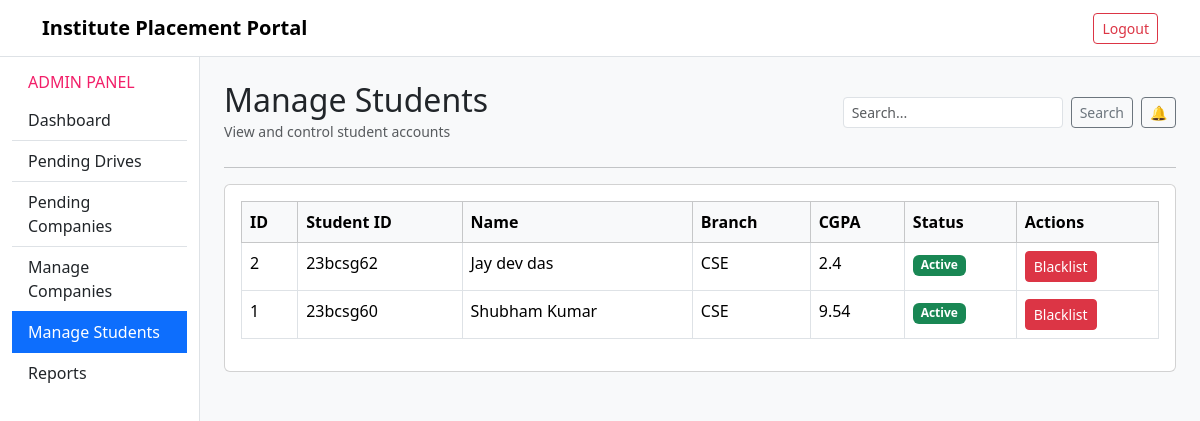
The page /admin/manage-students (signed in) on the database its author committed.
### app/models/student.py (models this page shows, shortened)
class Student(db.Model):
    __tablename__ = "students"
    id = db.Column(db.Integer, primary_key=True)
    user_id = db.Column(
        db.Integer,
        db.ForeignKey("users.id", ondelete="CASCADE"),
        nullable=False,
        unique=True,
        index=True,
    )
    student_id = db.Column(
        db.String(50),
        nullable=False,
        unique=True,
        index=True,
    )
    name = db.Column(db.String(100), nullable=False)
    branch = db.Column(db.String(50), nullable=False)
    cgpa = db.Column(db.Float, nullable=False)
    resume_path = db.Column(db.String(255), nullable=True)
    is_resume_uploaded = db.Column(
        db.Boolean,
        nullable=False,
        default=False,
    )
    is_blacklisted = db.Column(
        db.Boolean,
        nullable=False,
        default=False,
    )
    created_at = db.Column(
        db.DateTime,
        nullable=False,
        server_default=db.func.current_timestamp(),
    )
    user = db.relationship(
        "User",
        backref=db.backref("student", uselist=False),
        passive_deletes=True,
    )
    applications = db.relationship(
        "Application",
        back_populates="student",
        cascade="all, delete-orphan",
    )

### app/blueprints/admin/routes.py (the view)
@admin_bp.route("/manage-students")
@login_required
@admin_required
def manage_students_view():
    q = request.args.get("q", "").strip()
    page = request.args.get("page", 1, type=int)
    students, pagination = ApprovalService.get_all_students(q, page)
    return render_template(
        "admin/manage_students.html",
        students=students,
        pagination=pagination,
    )

### app/extensions.py (called while the page is built)
@login_manager.user_loader #This decorator tells Flask-Login that this function will be used to load a user given their ID. When a user logs in, their ID is stored in the session. For subsequent requests, Flask-Login will call this function with the stored user ID to retrieve the user object from the database.
def load_user(user_id):
    from app.models.user import User
    return User.query.get(int(user_id))

### app/services/approval_service.py (called while the page is built, shortened)
    @staticmethod
    def _paginate(query, page, per_page=10):
        pagination = query.paginate(page=page, per_page=per_page, error_out=False)
        return pagination.items, pagination

    @staticmethod
    def get_all_students(q, page):
        query = Student.query
        query = query.order_by(Student.id.desc())
        return ApprovalService._paginate(query, page)

### app/templates/admin/manage_students.html (shortened to what this page needs)
{% extends "admin/layout.html" %}
{% block admin_header %}
{% set title = "Manage Students" %}
{% set subtitle = "View and control student accounts" %}
{% set show_search = true %}
{% include "admin/components/_admin_header.html" %}
{% endblock %}
{% block admin_content %}
<div class="card">
    <div class="card-body">
        <table class="table table-bordered table-hover">
            <thead class="table-light">
                <tr>
                    <th>ID</th>
                    <th>Student ID</th>
                    <th>Name</th>
                    <th>Branch</th>
                    <th>CGPA</th>
                    <th>Status</th>
                    <th>Actions</th>
                </tr>
            </thead>
            <tbody>
                {% for student in students %}
                <tr>
                    <td>{{ student.id }}</td>
                    <td>{{ student.student_id }}</td>
                    <td>{{ student.name }}</td>
                    <td>{{ student.branch }}</td>
                    <td>{{ student.cgpa }}</td>
                    <td>
                        {% if student.is_blacklisted %}
                            <span class="badge bg-danger">Blacklisted</span>
                        {% else %}
                            <span class="badge bg-success">Active</span>
                        {% endif %}
                    </td>
                    <td>
                        {% if not student.is_blacklisted %}
                       <form action="{{ url_for('admin.blacklist_student_view', student_id=student.id) }}" method="POST">
    <button class="btn btn-danger btn-sm">Blacklist</button>
</form>
                        {% else %}
                        <form action="{{ url_for('admin.activate_student_view', student_id=student.id) }}" method="POST">
    <button class="btn btn-success btn-sm">Activate</button>
</form>
                        {% endif %}
                    </td>
                </tr>
                {% endfor %}
            </tbody>
        </table>
    </div>
</div>
{% endblock %}

### rows shown on the page
Student: id "2", student_id "23bcsg62", name "Jay dev das", branch "CSE", cgpa "2.4", is_blacklisted "Active"
Student: id "1", student_id "23bcsg60", name "Shubham Kumar", branch "CSE", cgpa "9.54", is_blacklisted "Active"

### other values the page prints
{{ title }} "Manage Students"
{{ subtitle }} "View and control student accounts"
